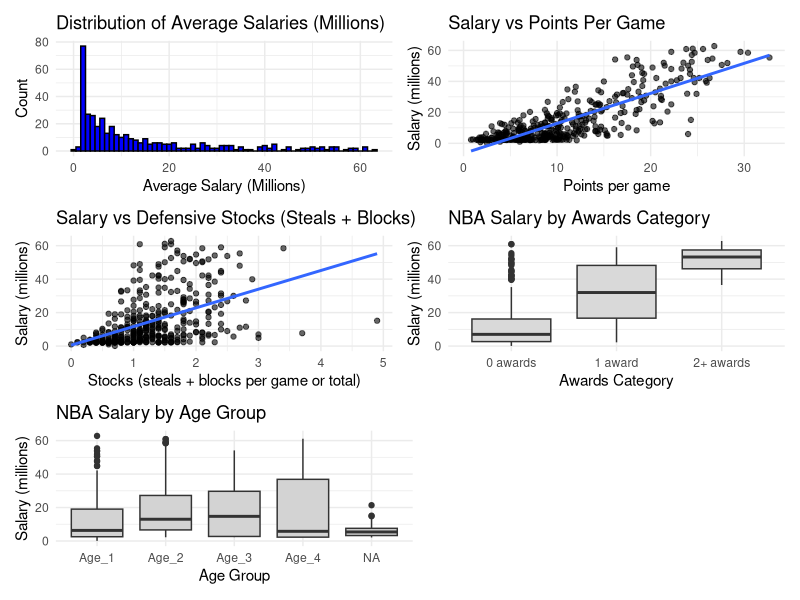

Source code (R):
## ---- chunk 1
knitr::opts_chunk$set(echo = TRUE, highlight=FALSE, comment=NA, warnings=FALSE,message=FALSE)
## ---- chunk 2
## Use this chunk for reading in packages.
## Use this chunk for reading in the data, combining the data, and any other major data cleaning that is not relevant to show.
## Remove the ## before all code.

library(ggplot2)
library(dplyr)
library(car)
library(reshape2)

df <- read.csv("main.csv")
head(df)

#\includegraphics{/Users/kristavaranyak/Downloads/GOLDyulo.jpg}
#above was causing problems with knitting, originally line 38
## ---- chunk 3
library(patchwork)

# Create your plots (same as before)
p1 <- ggplot(df, aes(x = avg_salary_millions)) + 
  geom_histogram(binwidth = 1, fill = "blue", color = "black") + 
  labs(title = "Distribution of Average Salaries (Millions)", 
       x = "Average Salary (Millions)", y = "Count") + 
  theme_minimal()

p2_salary_vs_pts <- ggplot(df, aes(x = PTS, y = avg_salary_millions)) +
  geom_point(alpha = 0.6) +
  geom_smooth(method = "lm", se = FALSE) +
  labs(title = "Salary vs Points Per Game",
       x = "Points per game", y = "Salary (millions)") +
  theme_minimal()

p3_salary_vs_stocks <- ggplot(df, aes(x = stocks, y = avg_salary_millions)) +
  geom_point(alpha = 0.6) +
  geom_smooth(method = "lm", se = FALSE) +
  labs(title = "Salary vs Defensive Stocks (Steals + Blocks)",
       x = "Stocks (steals + blocks per game or total)", 
       y = "Salary (millions)") +
  theme_minimal()

p4_salary_by_awards <- ggplot(df, aes(x = Awards, y = avg_salary_millions)) +
  geom_boxplot(fill = "grey85") +
  labs(title = "NBA Salary by Awards Category",
       x = "Awards Category", y = "Salary (millions)") +
  theme_minimal()

p6_salary_by_age <- ggplot(df, aes(x = Age, y = avg_salary_millions)) +
  geom_boxplot(fill = "lightgray") +
  labs(title = "NBA Salary by Age Group",
       x = "Age Group", y = "Salary (millions)") +
  theme_minimal()

# Combine in 3x2 grid
(p1 | p2_salary_vs_pts) / 
  (p3_salary_vs_stocks | p4_salary_by_awards) / 
  (p6_salary_by_age | plot_spacer())
## ---- chunk 4
## Use this code chunk can be used to execute any functions or summaries 
## that will not be included in your output such as correlations or 5 number summaries

## ---- chunk 5
## This code chunk can be used to execute any functions or summaries that will not be included in your output

## ---- chunk 6
# Use head() function to output first several rows
head(df)
## ---- chunk 7
## This code chunk can be used to execute any functions or summaries that will not be included in your output
## ---- chunk 8
## Use this section to output the summary of your final model
## Include the relevant plots from assumptions and your additional techniques
## This should NOT be a dump of all of your plots and outputs.
## Refer to the Rmarkdown guide for sizing information on your plots
